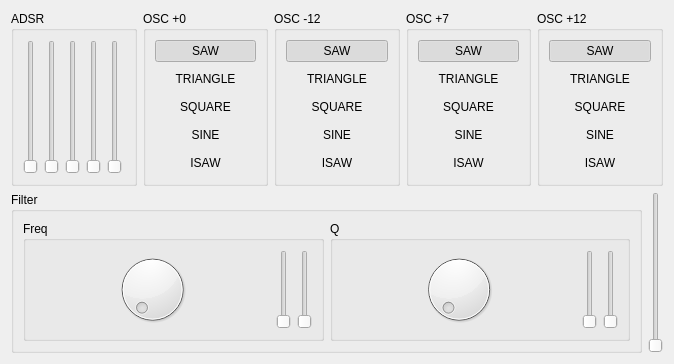
<?xml version="1.0" encoding="UTF-8"?>
<ui version="4.0">
 <class>Form</class>
 <widget class="MSurface" name="Form">
  <property name="geometry">
   <rect>
    <x>0</x>
    <y>0</y>
    <width>674</width>
    <height>364</height>
   </rect>
  </property>
  <property name="windowTitle">
   <string>Form</string>
  </property>
  <layout class="QVBoxLayout" name="verticalLayout_5">
   <item>
    <layout class="QHBoxLayout" name="horizontalLayout_5">
     <item>
      <widget class="QGroupBox" name="groupBox_2">
       <property name="title">
        <string>ADSR</string>
       </property>
       <layout class="QHBoxLayout" name="horizontalLayout">
        <item>
         <widget class="MSlider" name="mslider">
          <property name="number">
           <number>2</number>
          </property>
         </widget>
        </item>
        <item>
         <widget class="MSlider" name="mslider_2">
          <property name="number">
           <number>3</number>
          </property>
         </widget>
        </item>
        <item>
         <widget class="MSlider" name="mslider_4">
          <property name="number">
           <number>4</number>
          </property>
         </widget>
        </item>
        <item>
         <widget class="MSlider" name="mslider_3">
          <property name="number">
           <number>5</number>
          </property>
         </widget>
        </item>
        <item>
         <widget class="MSlider" name="mslider_5">
          <property name="number">
           <number>6</number>
          </property>
         </widget>
        </item>
       </layout>
      </widget>
     </item>
     <item>
      <widget class="QGroupBox" name="groupBox_3">
       <property name="title">
        <string>OSC +0</string>
       </property>
       <layout class="QVBoxLayout" name="verticalLayout">
        <item>
         <widget class="MButton" name="mbutton_2">
          <property name="text">
           <string>SAW</string>
          </property>
          <property name="checkable">
           <bool>true</bool>
          </property>
          <property name="checked">
           <bool>true</bool>
          </property>
          <property name="flat">
           <bool>true</bool>
          </property>
          <property name="number">
           <number>15</number>
          </property>
          <attribute name="buttonGroup">
           <string>buttonGroup</string>
          </attribute>
         </widget>
        </item>
        <item>
         <widget class="MButton" name="mbutton">
          <property name="text">
           <string>TRIANGLE</string>
          </property>
          <property name="checkable">
           <bool>true</bool>
          </property>
          <property name="checked">
           <bool>false</bool>
          </property>
          <property name="flat">
           <bool>true</bool>
          </property>
          <property name="number">
           <number>15</number>
          </property>
          <property name="value">
           <number>26</number>
          </property>
          <attribute name="buttonGroup">
           <string>buttonGroup</string>
          </attribute>
         </widget>
        </item>
        <item>
         <widget class="MButton" name="mbutton_5">
          <property name="text">
           <string>SQUARE</string>
          </property>
          <property name="checkable">
           <bool>true</bool>
          </property>
          <property name="checked">
           <bool>false</bool>
          </property>
          <property name="flat">
           <bool>true</bool>
          </property>
          <property name="number">
           <number>15</number>
          </property>
          <property name="value">
           <number>52</number>
          </property>
          <attribute name="buttonGroup">
           <string>buttonGroup</string>
          </attribute>
         </widget>
        </item>
        <item>
         <widget class="MButton" name="mbutton_4">
          <property name="text">
           <string>SINE</string>
          </property>
          <property name="checkable">
           <bool>true</bool>
          </property>
          <property name="checked">
           <bool>false</bool>
          </property>
          <property name="flat">
           <bool>true</bool>
          </property>
          <property name="number">
           <number>15</number>
          </property>
          <property name="value">
           <number>78</number>
          </property>
          <attribute name="buttonGroup">
           <string>buttonGroup</string>
          </attribute>
         </widget>
        </item>
        <item>
         <widget class="MButton" name="mbutton_3">
          <property name="text">
           <string>ISAW</string>
          </property>
          <property name="checkable">
           <bool>true</bool>
          </property>
          <property name="checked">
           <bool>false</bool>
          </property>
          <property name="flat">
           <bool>true</bool>
          </property>
          <property name="number">
           <number>15</number>
          </property>
          <property name="value">
           <number>110</number>
          </property>
          <attribute name="buttonGroup">
           <string>buttonGroup</string>
          </attribute>
         </widget>
        </item>
       </layout>
      </widget>
     </item>
     <item>
      <widget class="QGroupBox" name="groupBox_6">
       <property name="title">
        <string>OSC -12</string>
       </property>
       <layout class="QVBoxLayout" name="verticalLayout_2">
        <item>
         <widget class="MButton" name="mbutton_6">
          <property name="text">
           <string>SAW</string>
          </property>
          <property name="checkable">
           <bool>true</bool>
          </property>
          <property name="checked">
           <bool>true</bool>
          </property>
          <property name="flat">
           <bool>true</bool>
          </property>
          <property name="number">
           <number>16</number>
          </property>
          <attribute name="buttonGroup">
           <string>buttonGroup_2</string>
          </attribute>
         </widget>
        </item>
        <item>
         <widget class="MButton" name="mbutton_7">
          <property name="text">
           <string>TRIANGLE</string>
          </property>
          <property name="checkable">
           <bool>true</bool>
          </property>
          <property name="checked">
           <bool>false</bool>
          </property>
          <property name="flat">
           <bool>true</bool>
          </property>
          <property name="number">
           <number>16</number>
          </property>
          <property name="value">
           <number>26</number>
          </property>
          <attribute name="buttonGroup">
           <string>buttonGroup_2</string>
          </attribute>
         </widget>
        </item>
        <item>
         <widget class="MButton" name="mbutton_8">
          <property name="text">
           <string>SQUARE</string>
          </property>
          <property name="checkable">
           <bool>true</bool>
          </property>
          <property name="checked">
           <bool>false</bool>
          </property>
          <property name="flat">
           <bool>true</bool>
          </property>
          <property name="number">
           <number>16</number>
          </property>
          <property name="value">
           <number>52</number>
          </property>
          <attribute name="buttonGroup">
           <string>buttonGroup_2</string>
          </attribute>
         </widget>
        </item>
        <item>
         <widget class="MButton" name="mbutton_9">
          <property name="text">
           <string>SINE</string>
          </property>
          <property name="checkable">
           <bool>true</bool>
          </property>
          <property name="checked">
           <bool>false</bool>
          </property>
          <property name="flat">
           <bool>true</bool>
          </property>
          <property name="number">
           <number>16</number>
          </property>
          <property name="value">
           <number>78</number>
          </property>
          <attribute name="buttonGroup">
           <string>buttonGroup_2</string>
          </attribute>
         </widget>
        </item>
        <item>
         <widget class="MButton" name="mbutton_10">
          <property name="text">
           <string>ISAW</string>
          </property>
          <property name="checkable">
           <bool>true</bool>
          </property>
          <property name="checked">
           <bool>false</bool>
          </property>
          <property name="flat">
           <bool>true</bool>
          </property>
          <property name="number">
           <number>16</number>
          </property>
          <property name="value">
           <number>110</number>
          </property>
          <attribute name="buttonGroup">
           <string>buttonGroup_2</string>
          </attribute>
         </widget>
        </item>
       </layout>
      </widget>
     </item>
     <item>
      <widget class="QGroupBox" name="groupBox_7">
       <property name="title">
        <string>OSC +7</string>
       </property>
       <layout class="QVBoxLayout" name="verticalLayout_3">
        <item>
         <widget class="MButton" name="mbutton_11">
          <property name="text">
           <string>SAW</string>
          </property>
          <property name="checkable">
           <bool>true</bool>
          </property>
          <property name="checked">
           <bool>true</bool>
          </property>
          <property name="flat">
           <bool>true</bool>
          </property>
          <property name="number">
           <number>17</number>
          </property>
          <attribute name="buttonGroup">
           <string>buttonGroup_3</string>
          </attribute>
         </widget>
        </item>
        <item>
         <widget class="MButton" name="mbutton_12">
          <property name="text">
           <string>TRIANGLE</string>
          </property>
          <property name="checkable">
           <bool>true</bool>
          </property>
          <property name="checked">
           <bool>false</bool>
          </property>
          <property name="flat">
           <bool>true</bool>
          </property>
          <property name="number">
           <number>17</number>
          </property>
          <property name="value">
           <number>26</number>
          </property>
          <attribute name="buttonGroup">
           <string>buttonGroup_3</string>
          </attribute>
         </widget>
        </item>
        <item>
         <widget class="MButton" name="mbutton_13">
          <property name="text">
           <string>SQUARE</string>
          </property>
          <property name="checkable">
           <bool>true</bool>
          </property>
          <property name="checked">
           <bool>false</bool>
          </property>
          <property name="flat">
           <bool>true</bool>
          </property>
          <property name="number">
           <number>17</number>
          </property>
          <property name="value">
           <number>52</number>
          </property>
          <attribute name="buttonGroup">
           <string>buttonGroup_3</string>
          </attribute>
         </widget>
        </item>
        <item>
         <widget class="MButton" name="mbutton_14">
          <property name="text">
           <string>SINE</string>
          </property>
          <property name="checkable">
           <bool>true</bool>
          </property>
          <property name="checked">
           <bool>false</bool>
          </property>
          <property name="flat">
           <bool>true</bool>
          </property>
          <property name="number">
           <number>17</number>
          </property>
          <property name="value">
           <number>78</number>
          </property>
          <attribute name="buttonGroup">
           <string>buttonGroup_3</string>
          </attribute>
         </widget>
        </item>
        <item>
         <widget class="MButton" name="mbutton_15">
          <property name="text">
           <string>ISAW</string>
          </property>
          <property name="checkable">
           <bool>true</bool>
          </property>
          <property name="checked">
           <bool>false</bool>
          </property>
          <property name="flat">
           <bool>true</bool>
          </property>
          <property name="number">
           <number>17</number>
          </property>
          <property name="value">
           <number>110</number>
          </property>
          <attribute name="buttonGroup">
           <string>buttonGroup_3</string>
          </attribute>
         </widget>
        </item>
       </layout>
      </widget>
     </item>
     <item>
      <widget class="QGroupBox" name="groupBox_8">
       <property name="title">
        <string>OSC +12</string>
       </property>
       <layout class="QVBoxLayout" name="verticalLayout_4">
        <item>
         <widget class="MButton" name="mbutton_16">
          <property name="text">
           <string>SAW</string>
          </property>
          <property name="checkable">
           <bool>true</bool>
          </property>
          <property name="checked">
           <bool>true</bool>
          </property>
          <property name="flat">
           <bool>true</bool>
          </property>
          <property name="number">
           <number>18</number>
          </property>
          <attribute name="buttonGroup">
           <string>buttonGroup_4</string>
          </attribute>
         </widget>
        </item>
        <item>
         <widget class="MButton" name="mbutton_17">
          <property name="text">
           <string>TRIANGLE</string>
          </property>
          <property name="checkable">
           <bool>true</bool>
          </property>
          <property name="checked">
           <bool>false</bool>
          </property>
          <property name="flat">
           <bool>true</bool>
          </property>
          <property name="number">
           <number>18</number>
          </property>
          <property name="value">
           <number>26</number>
          </property>
          <attribute name="buttonGroup">
           <string>buttonGroup_4</string>
          </attribute>
         </widget>
        </item>
        <item>
         <widget class="MButton" name="mbutton_18">
          <property name="text">
           <string>SQUARE</string>
          </property>
          <property name="checkable">
           <bool>true</bool>
          </property>
          <property name="checked">
           <bool>false</bool>
          </property>
          <property name="flat">
           <bool>true</bool>
          </property>
          <property name="number">
           <number>18</number>
          </property>
          <property name="value">
           <number>52</number>
          </property>
          <attribute name="buttonGroup">
           <string>buttonGroup_4</string>
          </attribute>
         </widget>
        </item>
        <item>
         <widget class="MButton" name="mbutton_19">
          <property name="text">
           <string>SINE</string>
          </property>
          <property name="checkable">
           <bool>true</bool>
          </property>
          <property name="checked">
           <bool>false</bool>
          </property>
          <property name="flat">
           <bool>true</bool>
          </property>
          <property name="number">
           <number>18</number>
          </property>
          <property name="value">
           <number>78</number>
          </property>
          <attribute name="buttonGroup">
           <string>buttonGroup_4</string>
          </attribute>
         </widget>
        </item>
        <item>
         <widget class="MButton" name="mbutton_20">
          <property name="text">
           <string>ISAW</string>
          </property>
          <property name="checkable">
           <bool>true</bool>
          </property>
          <property name="checked">
           <bool>false</bool>
          </property>
          <property name="flat">
           <bool>true</bool>
          </property>
          <property name="number">
           <number>18</number>
          </property>
          <property name="value">
           <number>110</number>
          </property>
          <attribute name="buttonGroup">
           <string>buttonGroup_4</string>
          </attribute>
         </widget>
        </item>
       </layout>
      </widget>
     </item>
    </layout>
   </item>
   <item>
    <layout class="QHBoxLayout" name="horizontalLayout_6">
     <item>
      <widget class="QGroupBox" name="groupBox">
       <property name="title">
        <string>Filter</string>
       </property>
       <layout class="QHBoxLayout" name="horizontalLayout_4">
        <item>
         <widget class="QGroupBox" name="groupBox_5">
          <property name="title">
           <string>Freq</string>
          </property>
          <layout class="QHBoxLayout" name="horizontalLayout_3">
           <item>
            <widget class="MDial" name="mdial">
             <property name="number">
              <number>7</number>
             </property>
            </widget>
           </item>
           <item>
            <widget class="MSlider" name="mslider_7">
             <property name="number">
              <number>11</number>
             </property>
            </widget>
           </item>
           <item>
            <widget class="MSlider" name="mslider_8">
             <property name="number">
              <number>12</number>
             </property>
            </widget>
           </item>
          </layout>
         </widget>
        </item>
        <item>
         <widget class="QGroupBox" name="groupBox_4">
          <property name="title">
           <string>Q</string>
          </property>
          <layout class="QHBoxLayout" name="horizontalLayout_2">
           <item>
            <widget class="MDial" name="mdial_2">
             <property name="number">
              <number>8</number>
             </property>
            </widget>
           </item>
           <item>
            <widget class="MSlider" name="mslider_9">
             <property name="number">
              <number>13</number>
             </property>
            </widget>
           </item>
           <item>
            <widget class="MSlider" name="mslider_10">
             <property name="number">
              <number>14</number>
             </property>
            </widget>
           </item>
          </layout>
         </widget>
        </item>
       </layout>
      </widget>
     </item>
     <item>
      <widget class="MSlider" name="mslider_6">
       <property name="number">
        <number>9</number>
       </property>
      </widget>
     </item>
    </layout>
   </item>
  </layout>
 </widget>
 <customwidgets>
  <customwidget>
   <class>MSurface</class>
   <extends>QWidget</extends>
   <header>msurface.h</header>
   <container>1</container>
  </customwidget>
  <customwidget>
   <class>MButton</class>
   <extends>QPushButton</extends>
   <header>mbutton.h</header>
  </customwidget>
  <customwidget>
   <class>MDial</class>
   <extends>QDial</extends>
   <header>mdial.h</header>
  </customwidget>
  <customwidget>
   <class>MSlider</class>
   <extends>QSlider</extends>
   <header>mslider.h</header>
  </customwidget>
 </customwidgets>
 <resources/>
 <connections/>
 <buttongroups>
  <buttongroup name="buttonGroup"/>
  <buttongroup name="buttonGroup_2"/>
  <buttongroup name="buttonGroup_3"/>
  <buttongroup name="buttonGroup_4"/>
 </buttongroups>
</ui>
